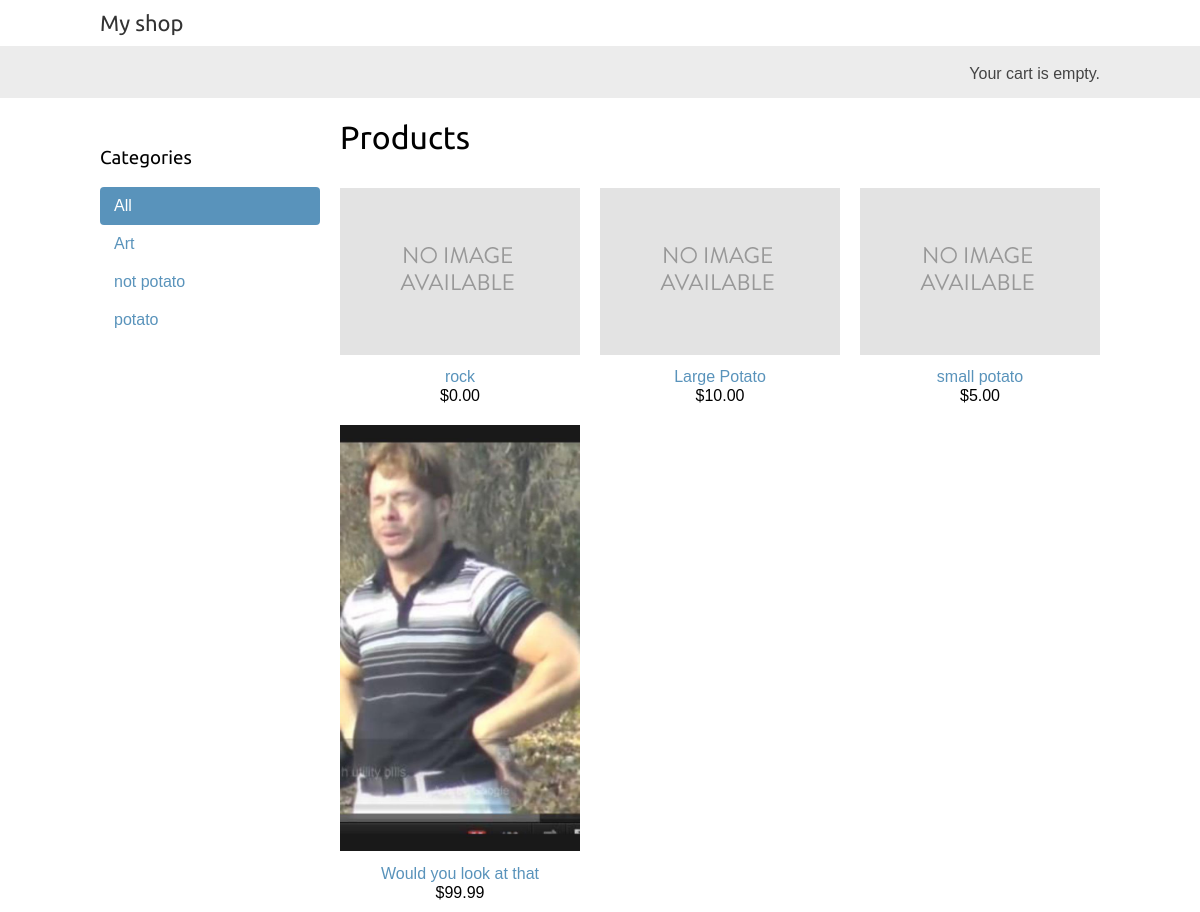
The app's page /, older data.
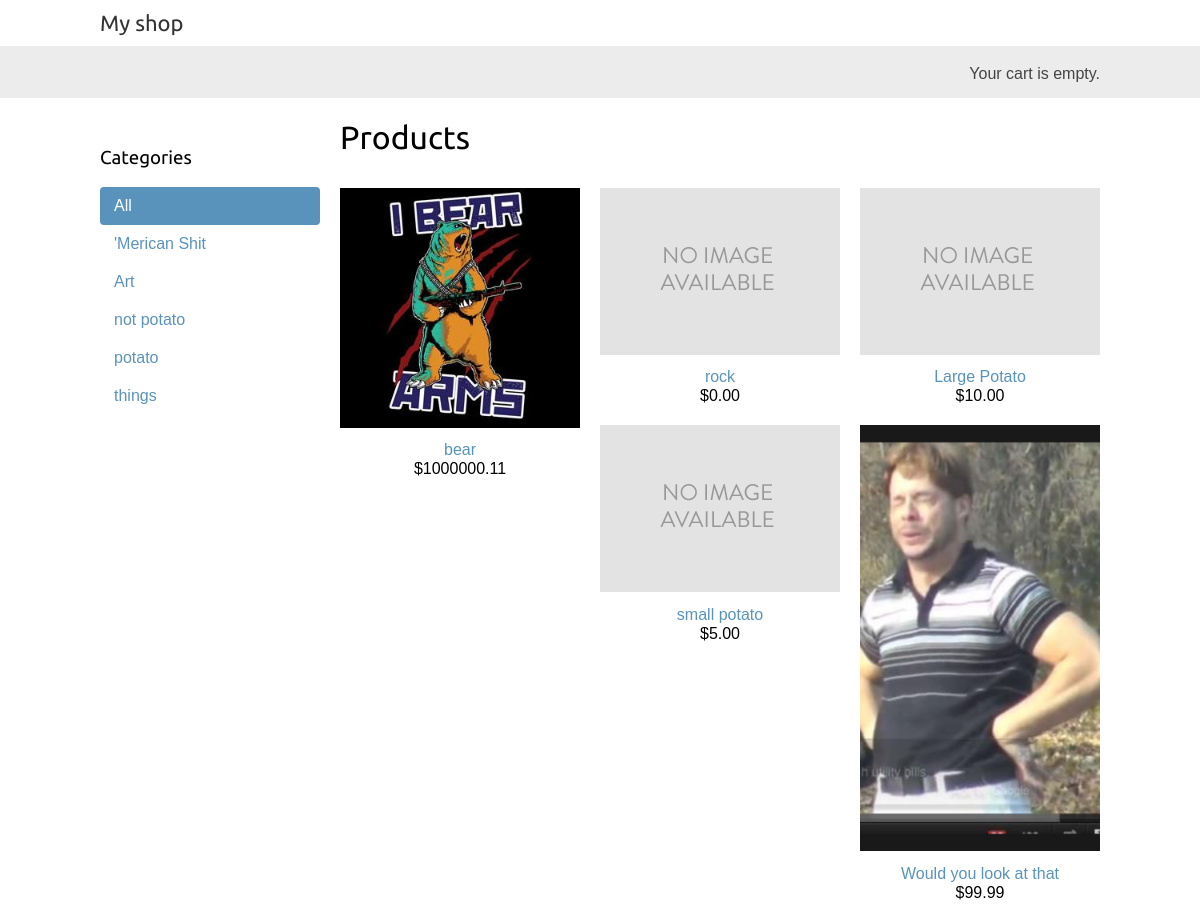
The same page, newer data.
### shop/models.py (models this page shows, shortened)
class Category(models.Model):
	name = models.CharField(max_length=200, db_index=True)
	slug = models.SlugField(max_length=200, db_index=True, unique=True)
	class Meta:
		ordering = ('name',)
		verbose_name = 'category'
		verbose_name_plural = 'categories'
	def get_absolute_url(self):
		return reverse('shop:product_list_by_category',
						args=[self.slug])

class Product(models.Model):
	category = models.ForeignKey(Category, related_name='products')
	name = models.CharField(max_length=200, db_index=True)
	slug = models.SlugField(max_length=200, db_index=True)
	image = models.ImageField(upload_to='products/%Y/%m/%d', blank=True)
	description = models.TextField(blank=True)
	price = models.DecimalField(max_digits=10, decimal_places=2)
	stock = models.PositiveIntegerField()
	available = models.BooleanField(default=True)
	created = models.DateTimeField(auto_now_add=True)
	updated = models.DateTimeField(auto_now=True)
	class Meta:
		ordering = ('-created',)
		index_together = (('id', 'slug'),)
	def get_absolute_url(self):
		return reverse('shop:product_detail', args=[self.id, self.slug])

### shop/views.py (the view)
# urls.py: url(r'^$', views.product_list, name='product_list'),
def product_list(request, category_slug=None):
	category = None
	categories = Category.objects.all()
	products = Product.objects.filter(available=True)
	if category_slug:
		category = get_object_or_404(Category, slug=category_slug)
		products = products.filter(category=category)
	return render(request,
					'shop/product/list.html',
					{'category': category,
					'categories': categories,
					'products': products})

### cart/cart.py (called while the page is built)
	def __len__(self):
		return sum(item['quantity'] for item in self.cart.values())

### cart/context_processors.py (called while the page is built)
def cart(request):
	return {'cart': Cart(request)}

### shop/templates/shop/product/list.html (shortened to what this page needs)
{% extends "shop/base.html" %}
{% load static %}
{% block content %}
	<div id="sidebar">
		<h3>Categories</h3>
		<ul>
			<li {% if not category %}class="selected"{% endif %}>
				<a href="{% url "shop:product_list" %}">All</a>
			</li>
			{% for c in categories %}
			<li {% if category.slug == c.slug %}class="selected"{% endif %}>
				<a href="{{ c.get_absolute_url }}">{{ c.name }}</a>
			</li>
			{% endfor %}
		</ul>
	</div>
	<div id="main" class="product-list">
		<h1>{% if category %}{{ category.name }}{% else %}Products{% endif %}</h1>
		{% for product in products %}
			<div class="item">
				<a href="{{ product.get_absolute_url }}">
					<img src="{% if product.image %}{{ product.image.url }}{% else %}{% static "img/no_image.png" %}{% endif %}">
				</a>
				<a href="{{ product.get_absolute_url }}">{{ product.name }}</a><br>
				${{ product.price }}
			</div>
		{% endfor %}
	</div>
{% endblock %}

### shop/templates/shop/base.html (shortened to what this page needs)
{% load static %}
<!DOCTYPE html>
<html>
	<head>
		<link rel="stylesheet" href="{% static "css/base.css" %}">
	</head>
	<body>
		<div id="header">
			<a href="/" class="logo">My shop</a>
		</div>
		<div id="subheader">
			<div class="cart">
				{% with total_items=cart|length %}
					{% if cart|length > 0 %}
						Your cart:
						<a href="{% url "cart:cart_detail" %}">
							{{ total_items }} item{{ total_items|pluralize }}, ${{ cart.get_total_price }}
						</a>
					{% else %}
						Your cart is empty.
					{% endif %}
				{% endwith %}
			</div>
		</div>
		<div id="content">
			{% block content %}
			{% endblock %}
		</div>
	</body>
</html>

### shop/static/css/base.css (style rules this page uses)
body { margin:0; padding:0; font-family:helvetica, sans-serif; }
h1, h2, h3, h4, h5 , h6 { font-family: 'Ubuntu', sans-serif; font-weight:normal; }
a { text-decoration:none; color:#5993bb; }
#header { padding:10px 100px; font-size:18px; overflow:auto; }
#subheader { background:#ececec; color:#444; padding:15px 100px; overflow:auto; }
#header .logo { font-family: 'Ubuntu', sans-serif; float:left; color:#333; font-size:22px; margin-right:10%; }
#subheader .cart { float:right; padding-top:4px; }
#content { padding:0 100px; overflow:hidden; }
#sidebar { width:220px; padding:30px 20px 0 0; float:left; }
#sidebar ul { margin:0; padding:0; }
#sidebar ul li { margin:0; list-style:none; padding:10px 14px; }
#sidebar ul li a { display:block; }
#sidebar ul li.selected { background:#5993bb; border-radius:4px; }
#sidebar ul li.selected a { color:#fff; }
#main { float:left; width: 96%; margin-right:-220px; overflow:hidden; }
.product-list .item { width:25%; padding:10px 20px 10px 0; float:left; text-align:center; line-height:1.2; }
.product-list .item img { width:100%; margin-bottom:8px; }

Row changes from the older to the newer data that the page shows:
added Category: name "'Merican Shit"
added Category: name "things"
added Product: image (picture), name "bear", price "1000000.11"
